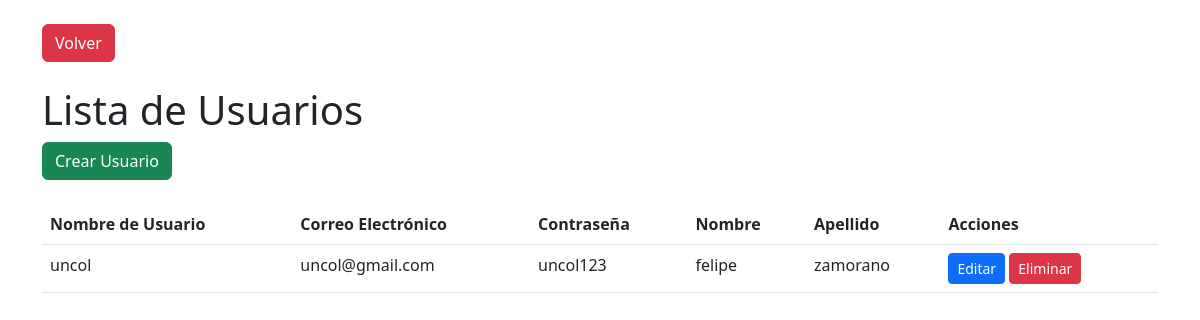
Page /main/administrador/usuarios/ on the earlier database version.
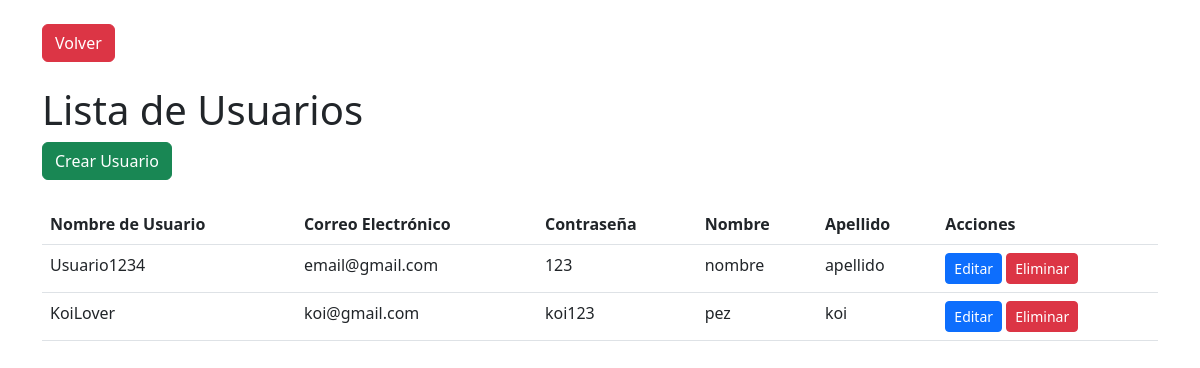
Same page on the later database version.
### main/models.py (models this page shows)
class Usuario(models.Model):
    username =  models.CharField(max_length=100)
    password = models.CharField(max_length=100)
    email = models.EmailField()
    first_name = models.CharField(max_length=100)
    last_name = models.CharField(max_length=100)

### main/views.py (the view)
# urls.py: path('administrador/usuarios/', views.lista_usuarios, name='lista_usuarios'),
def lista_usuarios(request):
    usuarios = Usuario.objects.all()
    return render(request, 'administrador/lista_usuarios.html', {'usuarios': usuarios})

### main/templates/administrador/lista_usuarios.html (shortened to what this page needs)
<!DOCTYPE html>
<html>
<head>
  <link rel="stylesheet" href="https://cdn.jsdelivr.net/npm/bootstrap@5.3.0/dist/css/bootstrap.min.css">
</head>
<body>
  <div class="container">
    <br>
    <a href="/administrador/" class="btn btn-danger">Volver</a>
    <br><br>
    <h1>Lista de Usuarios</h1>
    <a href="/administrador/usuarios/crear" class="btn btn-success">Crear Usuario</a>
    <br><br>
    <table class="table">
      <thead>
        <tr>
          <th>Nombre de Usuario</th>
          <th>Correo Electrónico</th>
          <th>Contraseña</th>
          <th>Nombre</th>
          <th>Apellido</th>
          <th>Acciones</th>
        </tr>
      </thead>
      <tbody>
        {% for usuario in usuarios %}
          <tr>
            <td>{{ usuario.username }}</td>
            <td>{{ usuario.email }}</td>
            <td>{{ usuario.password }}</td>
            <td>{{ usuario.first_name }}</td>
            <td>{{ usuario.last_name }}</td>
            <td>
              <a href="{% url 'editar_usuario' usuario.id %}" class="btn btn-sm btn-primary">Editar</a>
              <a href="{% url 'eliminar_usuario' usuario.id %}" class="btn btn-sm btn-danger">Eliminar</a>
            </td>
          </tr>
        {% endfor %}
      </tbody>
    </table>
  </div>
</body>
</html>

Differences in the rows shown:
removed Usuario: username "uncol", email "uncol@gmail.com", password "uncol123", first_name "felipe", last_name "zamorano"
added Usuario: username "Usuario1234", email "email@gmail.com", password "123", first_name "nombre", last_name "apellido"
added Usuario: username "KoiLover", email "koi@gmail.com", password "koi123", first_name "pez", last_name "koi"
